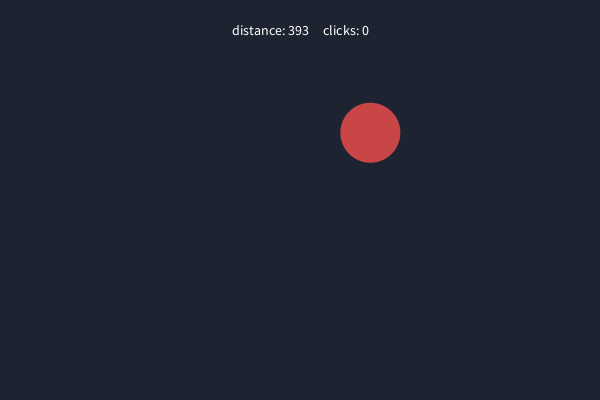
Frame 1 (no input)
Frame 60 (the mouse pressed at the canvas centre just before this capture): identical to frame 1, image omitted
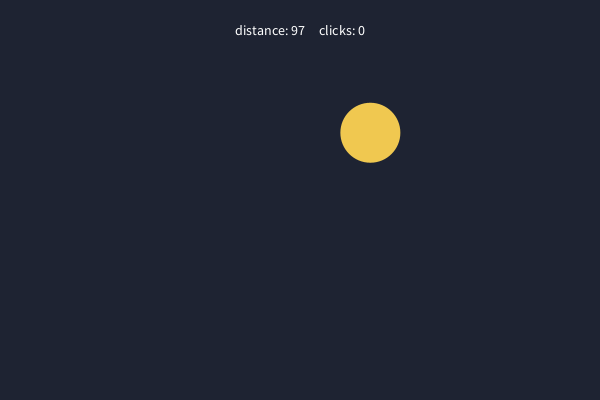
Frame 120 (the mouse held since frame 60 and released just before this capture)

The Processing sketch that drew these frames (run headless with seeded random() and noise(); from frame 60 on, the mouse is pressed at the canvas centre):

// Processing sketch: ScopeAndHelpers
// ── ScopeAndHelpers.pde
// Unit 1, Lesson 4 - Demo C: Scope and Helper Methods
// SCOPE is the answer to "where does this variable exist?"

// ===== GLOBAL SCOPE =====
// Declared outside every method -> every method can see it and change it.
int clicks = 0;
float targetX, targetY;
float targetSize = 60;

void setup() {
  size(600, 400);
  textAlign(CENTER, CENTER);
  moveTarget();
}

void draw() {
  background(30, 35, 50);

  // ===== LOCAL SCOPE =====
  // d is declared inside draw(), so it exists ONLY inside draw().
  // It is created fresh every frame and destroyed at the closing brace.
  float d = dist(mouseX, mouseY, targetX, targetY);

  // A helper method decides the color. draw() does not need to know how.
  fill(proximityColor(d));
  noStroke();
  ellipse(targetX, targetY, targetSize, targetSize);

  fill(255);
  textSize(14);
  text("distance: " + round(d) + "     clicks: " + clicks, width / 2, 30);

  // println(petals);   // ERROR: petals is local to drawPetals(), invisible here
}

// ================= HELPER METHODS =================

// Small, single-purpose, and named for what it answers.
// draw() reads better because this logic has a name.
color proximityColor(float d) {
  if (d < targetSize / 2) {
    return color(90, 230, 140);      // mouse is on the target
  }
  if (d < 150) {
    return color(240, 200, 80);      // getting warm
  }
  return color(200, 70, 70);
}

// A void method that changes a GLOBAL. It hands nothing back -- it just
// reaches out and modifies state that lives outside itself.
void moveTarget() {
  targetX = random(60, width - 60);
  targetY = random(60, height - 60);
}

// ===== LOCAL VARIABLES ARE PRIVATE TO THEIR METHOD =====
void demoLocalScope() {
  int petals = 5;          // exists only between these braces
  println(petals);
}
// petals is gone here. A second method may declare its own `petals` with no conflict.

void demoAnotherLocal() {
  String petals = "these are unrelated";   // legal: different method, different variable
  println(petals);
}

// ===== SHADOWING: the trap =====
// If a LOCAL variable has the same name as a GLOBAL, the local wins inside
// that method and the global is untouched. This is almost never what you meant.
void brokenReset() {
  int clicks = 0;      // declares a NEW local; the global `clicks` never changes
  println("local clicks is " + clicks + ", global is still " + this.clicks);
}

void workingReset() {
  clicks = 0;          // no type in front -> assigns the GLOBAL. This works.
}

void mousePressed() {
  float d = dist(mouseX, mouseY, targetX, targetY);
  if (d < targetSize / 2) {
    clicks++;          // modifying the global from a different method
    moveTarget();
  }
}

void keyPressed() {
  if (key == 'r') {
    workingReset();
  }
  if (key == 'b') {
    brokenReset();     // watch the console: the counter on screen does not change
  }
}
